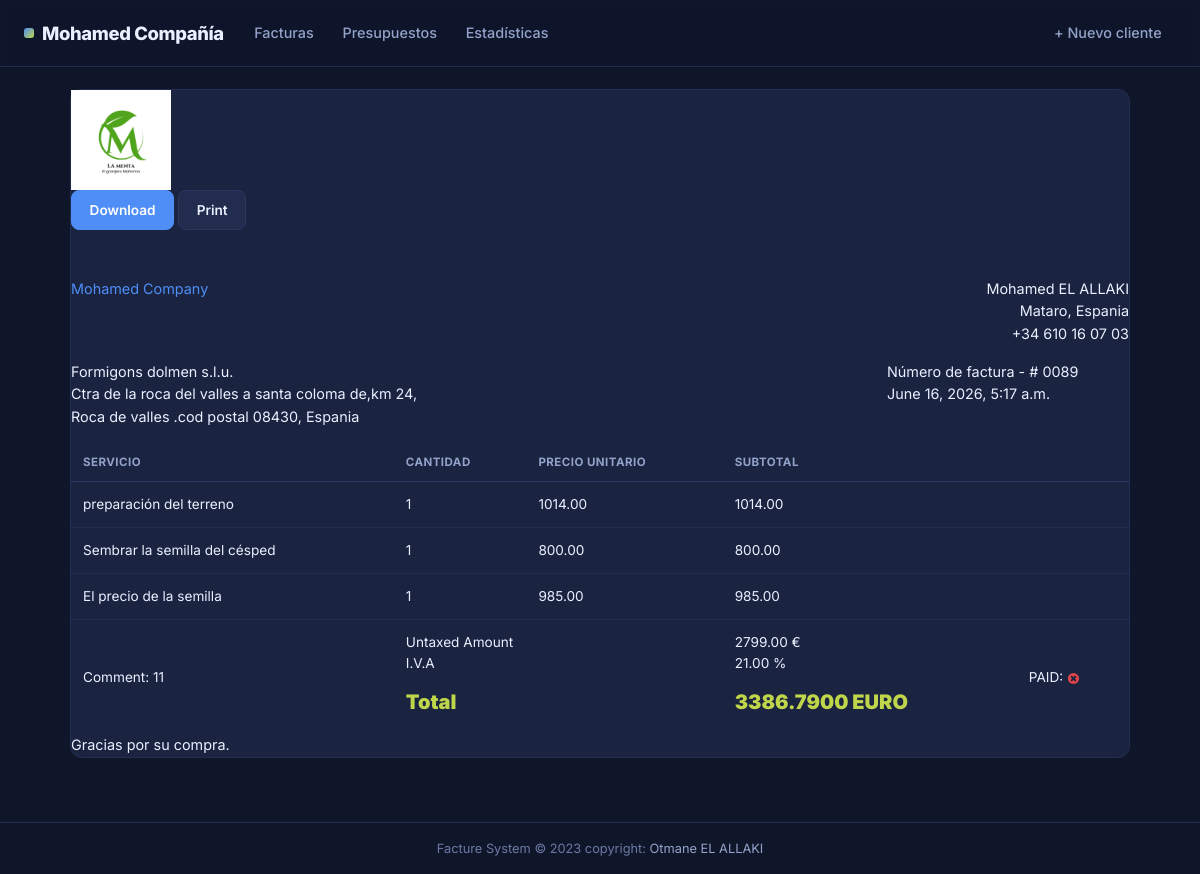
The app's page /view-invoice/89 (signed in) with its own data.
### fact_app/models.py (models this page shows, shortened)
class Invoice(models.Model):
    customer = models.ForeignKey(Customer, on_delete=models.CASCADE)
    save_by = models.ForeignKey(User, on_delete=models.PROTECT)
    invoice_date_time = models.DateTimeField(auto_now_add=True)
    total = models.DecimalField(max_digits=10000, decimal_places=2)
    last_updated_date = models.DateTimeField(null=True, blank=True)
    paid  = models.BooleanField(default=False)
    comments = models.TextField(null=True, max_length=1000, blank=True)
    tax = models.DecimalField(max_digits=100, decimal_places=2)
    class Meta:
        verbose_name = "Invoice"
        verbose_name_plural = "Invoices"
    @property
    def get_total(self):
        articles = self.article_set.all()
        total = sum(article.get_total for article in articles)
        return total
    def get_total_taxed(self):
        articles = self.article_set.all()
        total =  sum(article.get_total for article in articles) + sum(article.get_total for article in articles) * self.tax/100
        return total

class Customer(models.Model):
    SEX_TYPES = (
        ('M', _('Male')),
        ('F', _('Feminine')),
    )
    name = models.CharField(max_length=132)
    email = models.EmailField()
    phone = models.CharField(max_length=132)
    address = models.CharField(max_length=64)
    sex = models.CharField(max_length=1, choices=SEX_TYPES)
    age = models.CharField(max_length=20)
    city = models.CharField(max_length=32)
    created_date = models.DateTimeField(auto_now_add=True)
    save_by = models.ForeignKey(User, on_delete=models.PROTECT)
    class Meta:
        verbose_name = "Customer"
        verbose_name_plural = "Customers"

class Article(models.Model):
    invoice = models.ForeignKey(Invoice, on_delete=models.CASCADE)
    name = models.CharField(max_length=32)
    quantity = models.IntegerField()
    unit_price = models.DecimalField(max_digits=1000, decimal_places=2)
    total = models.DecimalField(max_digits=1000, decimal_places=2)
    class Meta:
        verbose_name = 'Article'
        verbose_name_plural = 'Articles'
    @property
    def get_total(self):
        total = self.quantity * self.unit_price
        return total

### fact_app/views.py (the view)
# urls.py: path('view-invoice/<int:pk>', views.InvoiceVisualizationView.as_view(), name='view-invoice'),
class InvoiceVisualizationView(LoginRequiredSuperuserMixim, View):
    template_name = 'invoice.html'
    def get(self, request, *args, **kwargs):
        pk = kwargs.get('pk')
        context = get_invoice(pk)
        return render(request, self.template_name, context)

### fact_app/utils.py (called while the page is built)
def get_invoice(pk):
    obj = Invoice.objects.get(pk=pk)
    articles = obj.article_set.all()
    context = {
        'obj': obj,
        'articles': articles
    }
    return context

### templates/invoice.html (shortened to what this page needs)
{% extends "base.html" %}
{% load static %}
{% block content %}
<div class="container">
    <div class="row gutters">
    	<div class="col-xl-12 col-lg-12 col-md-12 col-sm-12 col-12">
    		<div class="card">
    			<div class="card-body p-0">
    				<div class="invoice-container">
    					<div class="invoice-header">
							<div>
								<img src="{% static 'images/Logo.png' %}" width="100" height="100">
							</div>
    						<div class="row gutters">
    							<div class="col-xl-12 col-lg-12 col-md-12 col-sm-12">
    								<div class="custom-actions-btns mb-5">
    									<a href="{% url 'invoice-pdf' pk=obj.pk %}" class="btn btn-primary">
    										 Download
    									</a>
    									<a href="#" class="btn btn-secondary">
    										 Print
    									</a>
    								</div>
    							</div>
    						</div>
    						<div class="row gutters">
    							<div class="col-xl-6 col-lg-6 col-md-6 col-sm-6">
    								<a href="#" class="invoice-logo">
    									Mohamed Company <br>
    								</a>
    							</div>
    							<div class="col-lg-6 col-md-6 col-sm-6">
    								<address class="text-right">
    									Mohamed EL ALLAKI <br>
    									Mataro, Espania<br>
    									+34 610 16 07 03
    								</address>
    							</div>
    						</div>
    						<div class="row gutters">
    							<div class="col-xl-9 col-lg-9 col-md-12 col-sm-12 col-12">
    								<div class="invoice-details">
    									<address>
    										{{obj.customer.name}}<br>
    										{{obj.customer.address}},<br>
											{{obj.customer.city}}, Espania
    									</address>
    								</div>
    							</div>
    							<div class="col-xl-3 col-lg-3 col-md-12 col-sm-12 col-12">
    								<div class="invoice-details">
    									<div class="invoice-num">
    										<div>Número de factura  - # 00{{obj.id}}</div>
    										<div>{{obj.invoice_date_time}}</div>
    									</div>
    								</div>
    							</div>
    						</div>
    					</div>
    					<div class="invoice-body">
    						<div class="row gutters">
    							<div class="col-lg-12 col-md-12 col-sm-12">
    								<div class="table-responsive">
    									<table class="table custom-table m-0">
    										<thead>
    											<tr>
    												<th>Servicio</th>
													<th>Cantidad</th>
													<th>Precio unitario</th>
													<th colspan="2">Subtotal</th>
    											</tr>
    										</thead>
    										<tbody>
                                              {% for article in articles %}
    											<tr>
                                                    <td>
    													{{ article.name }}
    												</td>
													<td>
    													{{ article.quantity }}
    												</td>
													<td>
    													{{ article.unit_price }}
    												</td>
													<td colspan="2">
    													{{ article.get_total }}
    												</td>
    											</tr>
                                               {% endfor %}
    											<tr>
    												<td >Comment: {{obj.comments}}</td>
    												<td colspan="2">
														<p>
															Untaxed Amount <br>
															I.V.A<br>
														</p>
    													<h5 class="text-success"><strong>Total</strong></h5>
    												</td>
    												<td>
    													<p>
    														{{obj.get_total}} € <br>
    														{{obj.tax}} % <br>
    													</p>
    													<h5 class="text-success"><strong>{{obj.get_total_taxed}} EURO</strong></h5>
    												</td>
                                                    <td>
                                                            PAID:
                                                        {% if obj.paid  %}
                                                           <img class="icon" src="{% static 'images/icon-yes.svg' %}" alt="True">
                                                        {% else %}
                                                            <img class="icon" src="{% static 'images/icon-no.svg' %}" alt="False">
                                                        {% endif %}
                                                    </td>
    											</tr>
    										</tbody>
    									</table>
    								</div>
    							</div>
    						</div>
    					</div>
    					<div class="invoice-footer">
    						Gracias por su compra.
    					</div>
    				</div>
    			</div>
    		</div>
    	</div>
    </div>
</div>
{% endblock content %}

### static/style.css (style rules this page uses)
:root { --bg: #10162a; --bg-elevated: #1a2340; --bg-elevated-2: #212c4f; --bg-sunken: #0c1122; --border: #2b3560; --border-soft: #232d51; --text: #eaf0ff; --text-muted: #93a2c9; --text-faint: #6b7aa3; --accent: #4f8ef7; --accent-hover: #6fa4ff; --accent-soft: rgba(79, 142, 247, 0.16); --accent-2: #c0d64a; --success: #34c77b; --success-soft: rgba(52, 199, 123, 0.16); --warning: #f5b942; --warning-soft: rgba(245, 185, 66, 0.16); --danger: #ef5b5b; --danger-soft: rgba(239, 91, 91, 0.16); --radius-sm: 8px; --radius: 12px; --radius-lg: 18px; --shadow-sm: 0 2px 8px rgba(3, 6, 16, 0.35); --shadow: 0 12px 32px rgba(3, 6, 16, 0.45); --font-sans: 'Inter', -apple-system, BlinkMacSystemFont, 'Segoe UI', Roboto, Helvetica, Arial, sans-serif; --chart-accent: #4f8ef7; --chart-success: #22a06a; --chart-warning: #bf8318; --chart-danger: #ef5b5b; --chart-draft: #6b7aa8; --chart-grid: rgba(255, 255, 255, 0.08); }
* { box-sizing: border-box; }
body { margin: 0; padding: 0; font: 400 .9rem/1.55 var(--font-sans); color: var(--text); background: var(--bg); position: relative; min-height: 100%; -webkit-font-smoothing: antialiased; }
a { color: var(--accent); }
h1, h2, h3, h4, h5, h6 { font-family: var(--font-sans); color: var(--text); font-weight: 700; }
.container { max-width: 1120px; }
.btn { font-family: var(--font-sans); font-weight: 600; font-size: .85rem; border-radius: var(--radius-sm); padding: .55rem 1.1rem; border: 1px solid transparent; transition: transform .1s ease, box-shadow .15s ease, background-color .15s ease, border-color .15s ease; }
.btn-primary { background: var(--accent); border-color: var(--accent); color: #ffffff; }
.btn-secondary { background: var(--bg-elevated-2); border-color: var(--border); color: var(--text); }
.card { background: var(--bg-elevated); border-radius: var(--radius); border: 1px solid var(--border-soft); margin-bottom: 1rem; }
.table { background: transparent; color: var(--text); font-size: .85rem; margin-bottom: 0; }
.table thead th { border: 0; border-bottom: 1px solid var(--border); color: var(--text-muted); font-size: .72rem; font-weight: 700; text-transform: uppercase; letter-spacing: .04em; padding: .6rem .75rem; }
.table td { border-top: 1px solid var(--border-soft); padding: .75rem; vertical-align: middle; }
.text-success { color: var(--accent-2) !important; }

### records on screen
Invoice: customer.name "Formigons dolmen s.l.u.", customer.address "Ctra de la roca del valles a santa coloma de,km 24", customer.city "Roca de valles .cod postal 08430", id "89", invoice_date_time "June 16, 2026, 5:17 a.m.", comments "11", get_total "2799.00", tax "21.00", get_total_taxed "3386.7900"
Article: name "preparación del terreno", quantity "1", unit_price "1014.00", get_total "1014.00"
Article: name "Sembrar la semilla del césped", quantity "1", unit_price "800.00", get_total "800.00"
Article: name "El precio de la semilla", quantity "1", unit_price "985.00", get_total "985.00"
